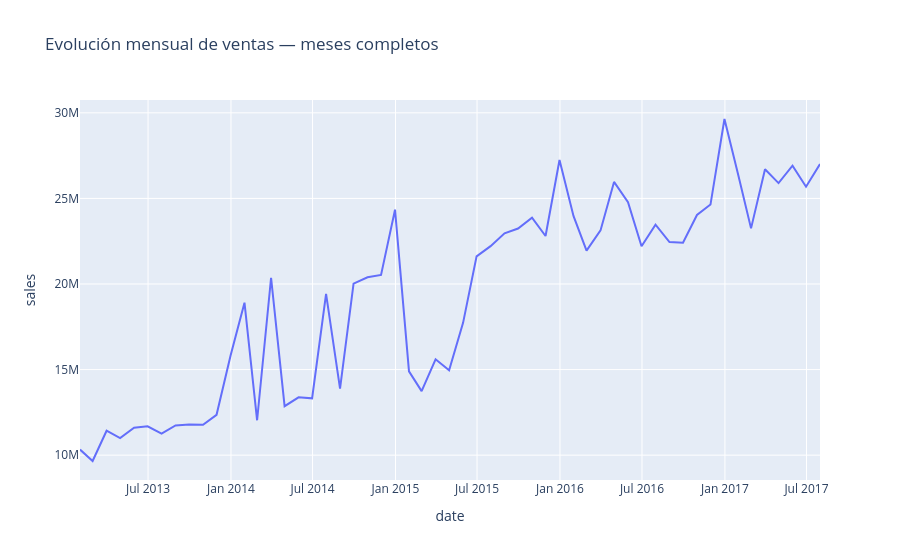

Source (notebook cell):
### Markdown cell above
### Comparación mensual sin agosto de 2017 parcial

### Code cell
sales_monthly_complete = sales_monthly[
    sales_monthly["date"] < "2017-08-01"
]

fig = px.line(
    sales_monthly_complete,
    x="date",
    y="sales",
    title="Evolución mensual de ventas — meses completos"
)

fig.show()
